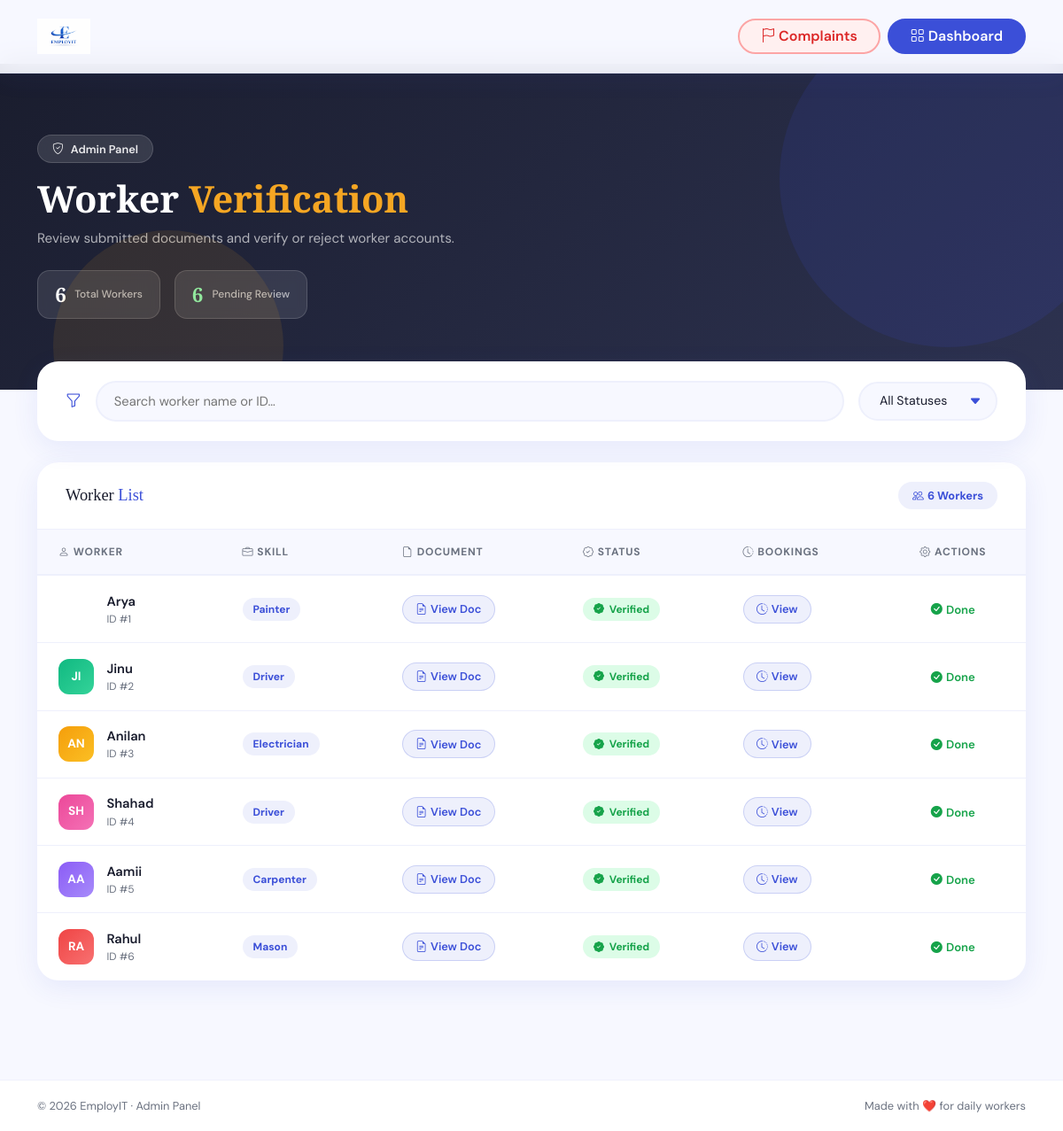
Screenshot of /admin_home/ (signed in) with the database file from the repository.
### app1/models.py (models this page shows, shortened)
class worker_profile(models.Model):
    SKILL_CHOICE = [('driver', 'Driver'),
        ('plumber', 'Plumber'),
        ('electrician', 'Electrician'),
        ('carpenter', 'Carpenter'),
        ('painter', 'Painter'),
        ('mason', 'Mason'),
        ('cleaner', 'Cleaner'),
        ('security', 'Security Guard'),
        ('delivery', 'Delivery Boy'),
        ('helper', 'Helper / Labour'),
        ('catering', 'Catering Staff'),
    ]
    user = models.OneToOneField(user_register, on_delete=models.CASCADE)
    skill = models.CharField(max_length = 50,choices=SKILL_CHOICE)
    is_online = models.BooleanField(default=False)
    document=models.FileField(null=True,blank=True)
    is_verified=models.BooleanField(default=False)
    is_terminated=models.BooleanField(default=False)
    created_at = models.DateTimeField(auto_now=True)

class user_register(models.Model):
    username = models.CharField(max_length = 100)
    mobile = models.IntegerField()
    email = models.EmailField()
    password = models.CharField(max_length = 100)
    role = models.CharField(max_length = 100)

### app1/views.py (the view)
# urls.py: path('admin_home/', views.admin_home),
def admin_home(request):
    if 'admin' not in request.session:
        return redirect(login)
    else:
        workers=worker_profile.objects.all()
        return render(request, 'admin_home.html', {'workers':workers})

### templates/admin_home.html (shortened to what this page needs)
{% load static %}
<!DOCTYPE html>
<html lang="en">
<head>
  <link href="https://cdn.jsdelivr.net/npm/bootstrap@5.3.3/dist/css/bootstrap.min.css" rel="stylesheet" />
  <link href="https://cdn.jsdelivr.net/npm/bootstrap-icons@1.11.3/font/bootstrap-icons.min.css" rel="stylesheet" />
</head>
<body>
<nav class="navbar fixed-top py-3">
  <div class="container-xl d-flex justify-content-between align-items-center">
    <a href="/" class="navbar-brand">
      <img src="{% static 'img/logo.png' %}" alt="EmployIT">
    </a>
    <div class="d-flex gap-2">
      <a href="/complaints/" class="btn btn-complaints px-4">
        <i class="bi bi-flag me-1"></i>Complaints
      </a>
      <a href="/admin_home/" class="btn btn-employit px-4">
        <i class="bi bi-grid me-1"></i>Dashboard
      </a>
    </div>
  </div>
</nav>
<div class="page-header">
  <div class="container-xl">
    <div class="header-pill">
      <i class="bi bi-shield-check"></i> Admin Panel
    </div>
    <h1 class="fw-bold mb-2">Worker <em style="color:var(--accent)">Verification</em></h1>
    <p>Review submitted documents and verify or reject worker accounts.</p>
    <div class="stat-row">
      <div class="stat-pill">
        <span class="sp-num">{{ workers|length }}</span>
        <span class="sp-lbl">Total Workers</span>
      </div>
      <div class="stat-pill">
        <span class="sp-num" style="color:#86efac">
          {{ workers|length }}
        </span>
        <span class="sp-lbl">Pending Review</span>
      </div>
    </div>
  </div>
</div>
<div class="container-xl pb-5">
  <div class="filter-card reveal">
    <i class="bi bi-funnel" style="color:var(--blue); font-size:1.1rem; flex-shrink:0"></i>
    <input type="text" class="filter-input" id="searchInput" placeholder="Search worker name or ID…">
    <select class="filter-select" id="statusFilter">
      <option value="">All Statuses</option>
    </select>
  </div>
  <div class="table-card mt-4 reveal rv1">
    <div class="table-card-header">
      <h4>Worker <em>List</em></h4>
      <span class="total-badge">
        <i class="bi bi-people me-1"></i>{{ workers|length }} Workers
      </span>
    </div>
    <div class="table-scroll">
      <table class="admin-table" id="workerTable">
        <thead>
          <tr>
            <th><i class="bi bi-person me-1"></i>Worker</th>
            <th><i class="bi bi-briefcase me-1"></i>Skill</th>
            <th><i class="bi bi-file-earmark me-1"></i>Document</th>
            <th><i class="bi bi-patch-check me-1"></i>Status</th>
            <th><i class="bi bi-clock-history me-1"></i>Bookings</th>
            <th style="text-align:center"><i class="bi bi-gear me-1"></i>Actions</th>
          </tr>
        </thead>
        <tbody>
          {% for w in workers %}
          <tr class="worker-row"
              data-name="{{ w.user.username|lower }}"
              data-id="{{ w.id }}"
              data-status="{% if w.is_verified %}verified{% elif w.document %}pending{% else %}no-doc{% endif %}">
            <td>
              <div class="worker-cell">
                <div class="w-mini-avatar av-c{{ forloop.counter0|divisibleby:6|yesno:'0,' }}{% cycle '0' '1' '2' '3' '4' '5' %}">
                  {{ w.user.username|slice:":2"|upper }}
                </div>
                <div>
                  <p class="w-name">{{ w.user.username|title }}</p>
                  <p class="w-id">ID #{{ w.id }}</p>
                </div>
              </div>
            </td>
            <td>
              <span class="skill-chip">
                {{ w.get_skill_display|default:w.skill }}
              </span>
            </td>
            <td>
              {% if w.document %}
                <a href="{{ w.document.url }}" target="_blank" class="btn btn-doc">
                  <i class="bi bi-file-earmark-text me-1"></i>View Doc
                </a>
              {% else %}
                <span class="badge-no-doc">
                  <i class="bi bi-x-circle"></i> Not Uploaded
                </span>
              {% endif %}
            </td>
            <td>
              {% if w.is_verified %}
                <span class="badge-verified">
                  <i class="bi bi-patch-check-fill"></i> Verified
                </span>
              {% elif w.document %}
                <span class="badge-pending">
                  <i class="bi bi-hourglass-split"></i> Pending
                </span>
              {% else %}
                <span class="badge-no-doc">
                  <i class="bi bi-dash-circle"></i> No Document
                </span>
              {% endif %}
            </td>
            <td>
                <a href="/booking_detail_admin/{{ w.id }}/" class="btn btn-doc">
                <i class="bi bi-clock-history me-1"></i>View
                </a>
            </td>
            <td style="text-align:center">
              {% if not w.is_verified and w.document %}
                <div class="d-flex gap-2 justify-content-center">
                  <a href="/verify_worker/{{ w.id }}" class="btn btn-verify">
                    <i class="bi bi-check-lg me-1"></i>Verify
                  </a>
                  <a href="/reject_worker/{{ w.id }}" class="btn btn-reject-sm">
                    <i class="bi bi-x-lg me-1"></i>Reject
                  </a>
                </div>
              {% elif w.is_verified %}
                <span style="color:#16a34a; font-size:.82rem; font-weight:600">
                  <i class="bi bi-check-circle-fill me-1"></i>Done
                </span>
              {% else %}
                <span style="color:var(--muted); font-size:.82rem">—</span>
              {% endif %}
            </td>
          </tr>
          {% endfor %}
        </tbody>
      </table>
    </div>
  </div>
</div>
<footer>
  <div class="container-xl">
    <div class="footer-bottom d-flex justify-content-between flex-wrap gap-2">
      <span>© 2026 EmployIT · Admin Panel</span>
      <span>Made with ❤️ for daily workers</span>
    </div>
  </div>
</footer>
</body>
</html>

### rows the page displays
worker_profile: user.username "Arya", id "1", skill "Painter", is_verified True (drawn)
worker_profile: user.username "JI", user.username "Jinu", id "2", skill "Driver", is_verified True (drawn)
worker_profile: user.username "AN", user.username "Anilan", id "3", skill "Electrician", is_verified True (drawn)
worker_profile: user.username "SH", user.username "Shahad", id "4", skill "Driver", is_verified True (drawn)
worker_profile: user.username "AA", user.username "Aamii", id "5", skill "Carpenter", is_verified True (drawn)
worker_profile: user.username "RA", user.username "Rahul", id "6", skill "Mason", is_verified True (drawn)

### other values shown
{{ workers|length }} "6"
